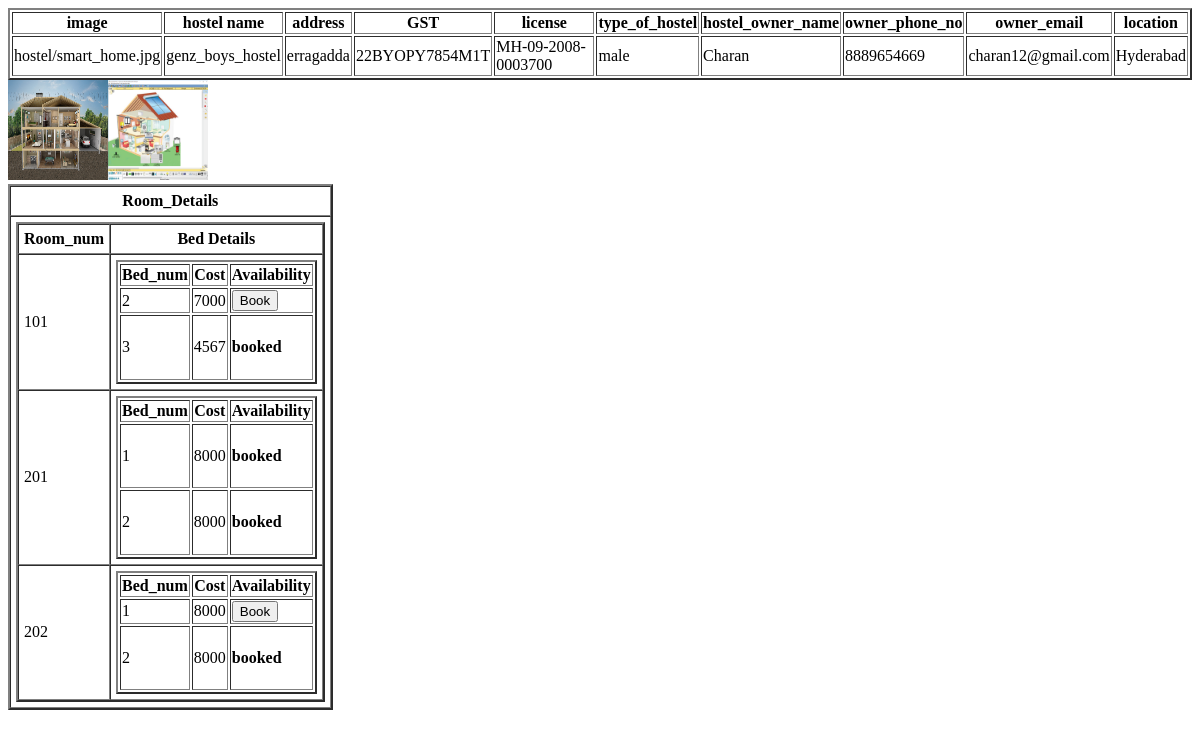
Page /Customer/hostel_detail/8 on the earlier database version.
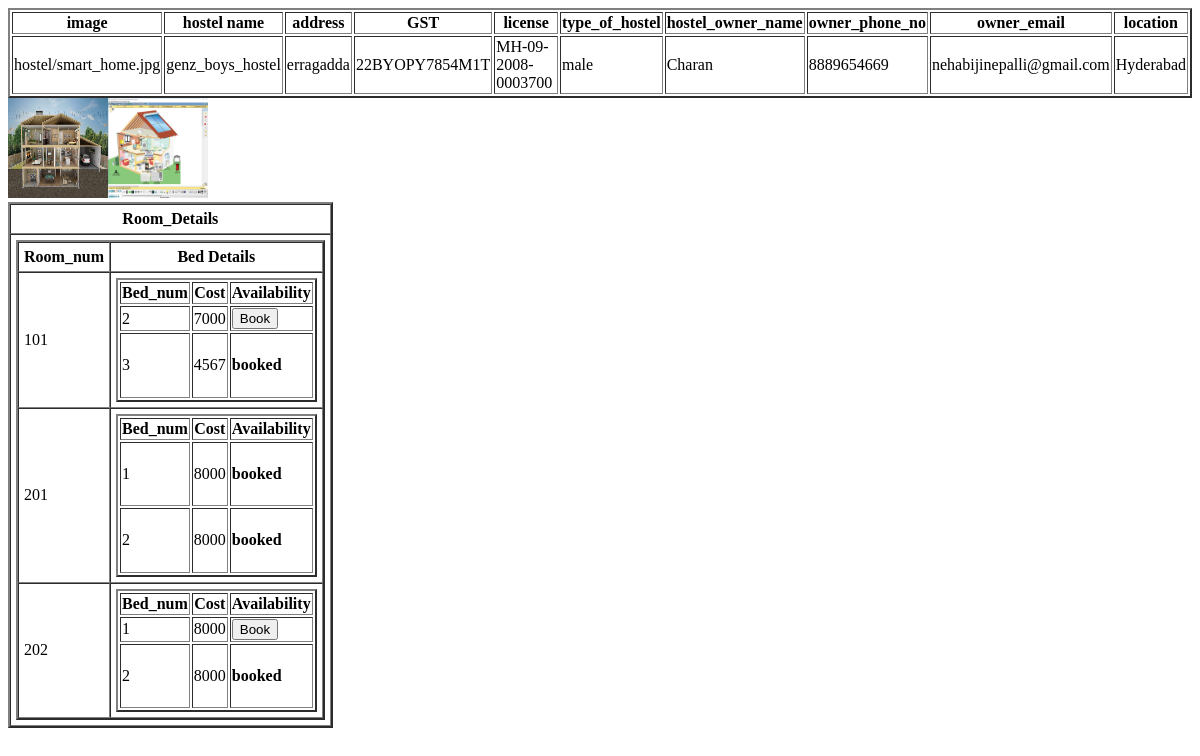
Same page on the later database version.
### Owner/models.py (models this page shows)
class hostel_details_model(models.Model):
    hostel_id=models.AutoField(primary_key=True)
    hostel_name=models.CharField(max_length=20,unique=True)
    address=models.TextField(max_length=100)
    GST=models.CharField(max_length=15,unique=True)
    license=models.CharField(max_length=20,unique=True)
    type_of_hostel=models.CharField(max_length=10,choices=[['Male','Male'],['Female','Female'],['Co_living','Co_living']])
    hostel_owner_name=models.CharField(max_length=30)
    owner_id=models.PositiveIntegerField()
    owner_phone_no=models.PositiveBigIntegerField(unique=True)
    owner_email=models.EmailField(unique=True)
    location=models.CharField(max_length=50,default='Hyderabad')
    image=models.ImageField(upload_to='hostels/')
    def __str__(self):
        return self.hostel_name

### Customer/views.py (the view)
def hostel_detail_view(request,pk):
    res=hostel_details_model.objects.get(hostel_id=pk)
    room=rooms_details_model.objects.filter(hostel_id=pk)
    bed=bed_details_model.objects.all()
    images=gallery_model.objects.all()
    print(res)
    return render(request=request,template_name='hostel_detail.html',context={'hostel':res,'room_details':room,'bed_details':bed,'images':images})

### Customer/Templates/hostel_detail.html (shortened to what this page needs)
<!DOCTYPE html>
<html lang="en">
<head>
</head>
<body>
    <table border="2">
        <tr>
            <th>image</th>
            <th>hostel name</th>
            <th>address</th>
            <th>GST</th>
            <th>license</th>
            <th>type_of_hostel</th>
            <th>hostel_owner_name</th>
             <th>owner_phone_no</th>
            <th>owner_email</th>
            <th>location</th>
        </tr>
        <tr>
            <td>{{hostel.image}}</td>
            <td>{{hostel.hostel_name}}</td>
            <td>{{hostel.address}}</td>
            <td>{{hostel.GST}}</td>
            <td>{{hostel.license}}</td>
            <td>{{hostel.type_of_hostel}}</td>
            <td>{{hostel.hostel_owner_name}}</td>
             <td>{{hostel.owner_phone_no}}</td>
            <td>{{hostel.owner_email}}</td>
            <td>{{hostel.location}}</td>
        </tr>
    </table>
    <table>
        {% for img in images%}
        <tr>
            <img src="{{img.images.url}}" alt="" height="100" width="100">
        </tr>
        {% endfor %}
    </table>
    {% if room_details %}
        <table border="2" cellpadding="5" cellspacing="0">
            <tr>
                <th>Room_Details</th>
            </tr>
                <tr>
                    <td>
                        <table border="2" cellpadding="5" cellspacing="0">
                            <tr>
                                <th>Room_num</th>
                                <th>Bed Details </th>
                            </tr>
                            {% for j in room_details %}
                            <tr>
                                <td>{{j.room_no}}
                                </td>
                                <td>
                                <table border="2">
                                    <tr>
                                            <th>Bed_num</th>
                                            <th>Cost</th>
                                            <th>Availability</th>
                                    </tr>
                                    {% for k in bed_details %}
                                    {% if j == k.room_no %}
                                    <tr>
                                        <td>{{k.bed_no}}</td>
                                        <td>{{k.bed_cost}}</td>
                                        <td>{% if k.availability %} <a href="{% url 'customer:booking' hostel=hostel.hostel_id room=j.room_id bed=k.bed_id data1=hostel.hostel_name data2=j.room_no data3=k.bed_no %}"><button>Book</button></a> {% else %} <h4>booked</h4> {% endif %}</td>
                                    </tr>
                                    {% endif %}
                                    {% endfor %}
                                </table>
                                </td>
                            </tr>
                            {% endfor %}
                       </table>
                    </td>
                </tr>
        </table>
                {% else %}
                <h3>Room details is not avaliable</h3>
                 {% endif %}
</body>
</html>

Differences in the rows shown:
changed hostel_details_model "hostel/smart_home.jpg": owner_email "charan12@gmail.com" → "nehabijinepalli@gmail.com"
